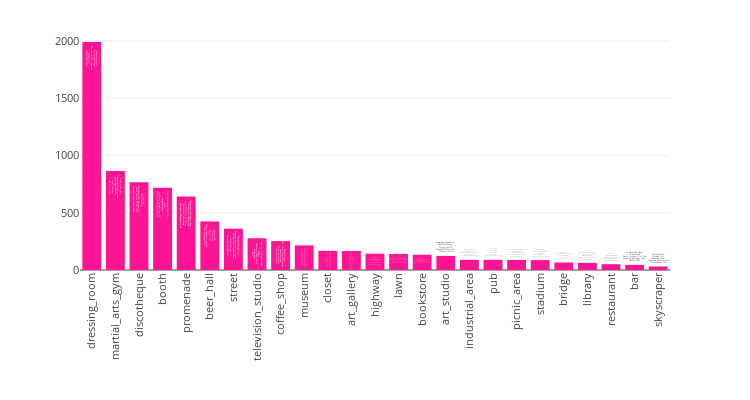

The notebook cell this image was saved under:
### Markdown cell above
### Tags

### Code cell
gender_result = gender_table.sort_values('mean', ascending=True)[['id', 'mean']].values.tolist()
age_result = ages_table.sort_values('25 per', ascending=True)[['id', '25 per']].values.tolist()

cn = Counter()
for loc in list(data1.keys()):
    for photo in data1[loc]:
        for category, val in data1[loc][photo]['categories'].items():
            cn[category] += float(val)

top_scenes = sorted(cn.items(), key=operator.itemgetter(1), reverse=True)[:N_SCENES]

tags = get_tags('selected', top_scenes)
scenes_result = sorted([[x, cn[x]] for x in tags], key=lambda x: x[1], reverse=True)

N_SKIP = 0
MAX_HOVER_LEN = 25

top_places = [relevant_places(key, 5) for key, _ in scenes_result][N_SKIP:]
id_list_to_name = lambda x: [trim(id2loc[y[0]], MAX_HOVER_LEN) for y in x]

data = [go.Bar(
            x=[x[0].split("/")[0] for x in scenes_result][N_SKIP:],
            y=[x[1] for x in scenes_result][N_SKIP:],
            marker = dict(color='deeppink'),
            text=[" <br>".join(id_list_to_name(x)) for x in top_places],
            hoverinfo="y+text",
    )]

layout = go.Layout(height=400, width=750, showlegend=False, xaxis = dict(tickangle=-90), 
                   margin=go.layout.Margin(t=30, b=130), font=dict(size=11))

fig = go.Figure(data=data, layout=layout)

py.iplot(fig, show_link=False)

### Figure 1 — Plotly figure (JSON) as saved in the notebook; plotly's stock layout.template omitted (floating-point values rounded to 4 significant figures)
{"data": [{"hoverinfo": "y+text", "marker": {"color": "deeppink"}, "text": ["Popcorn_Studio <br>Фотостудия_Мел <br>Клиника_им_Н_И_Пирогова <br>Studio_212 <br>BEDFORD_STUDIO", "Stone_Fight_Gym <br>Спортивный_клуб_Олимп <br>Backstage_CrossFit <br>Fight_Fabrika <br>ART_of_Fitness", "Club_154 <br>Лаборатория_31 <br>РетроДискотека_ру_Клуб_Па... <br>Santa_Barbara_Night_Club <br>Хаусбар_Озерки_Санкт_Пете...", "Saint_Petersburg_State_Un... <br>Лэти <br>Петроконгресс <br>Континент_Бухарестская_30 <br>Конгресс_Холл_Васильевски...", "Набережная_Лейтенанта_Шми... <br>Свердловская_Набережная <br>Санкт_Петербург_Английска... <br>Английская_набережная <br>Дворцовая_Набережная_Д_18", "Tower_Pub <br>Dickens_pub <br>Douglas_Bar <br>Radio_Ireland_Irish_Pub <br>Cafe_Manneken_Pis", "Средний_Проспект_В_О <br>Марафон_Ergo_White_Nights <br>Малая_Конюшенная_Улица <br>Улица_Кирочная <br>Вознесенский_Проспект", "Открытая_киностудия_Лендо... <br>Лендок <br>Телецентр_Чапыгина_6 <br>Чаплин_Холл <br>RWS", "Радости_Кофе <br>ANY_Pasta_сеть_ресторанов... <br>Характер_Кофе <br>Seize_the_Impress <br>Starbucks_Russia", "музей_современного_искусс... <br>Набережная_Реки_Смоленки <br>Музей_истории_религии_Mus... <br>Imperial_Academy_of_Arts <br>Музей_Эрарта_Erarta_Museu...", "Метро_Адмиралтейская <br>Unique_Fabric_Каменноостр... <br>Заневский_каскад <br>Unique_Fabric_Гороховая_у... <br>8_store", "Музей_МИСП <br>Erarta_Design <br>музей_современного_искусс... <br>Санкт_Петербургский_Союз... <br>Музей_современного_искусс...", "КАД_СПБ <br>Приморское_Шоссе <br>ЗСД <br>Кубинская_Улица <br>Московское_Шоссе", "Михайловский_сад <br>Академика_Сахарова_парк <br>Alexander_Garden_Saint_Pe... <br>Сенатская_Площадь <br>Полюстровский_Парк", "Playloft_GaGa <br>Всероссийский_музей_А_С_П... <br>Institut_fran_ais_de_Sain... <br>Академия_Художеств <br>Музей_квартира_Пушкина", "Академия_Художеств <br>Sashatattooing <br>Музей_МИСП <br>Pakhanoff_Tattoo_Art <br>Chesme_Church", "Биржевой_мост <br>Крейсер_Аврора <br>Морской_Порт_Санкт_Петерб... <br>Alexander_Column <br>Санкт_Петербург_Приморски...", "Биржа_Бар <br>Douglas_Bar <br>Tower_Pub <br>Puberty <br>Ресторан_Маймун_24_часа", "Санкт_Петербург_Измайловс... <br>Елагин_дворец <br>Youth_Theatre_on_the_Font... <br>Alexander_Garden_Saint_Pe... <br>New_Holland_Island", "Estadio_Krestovski <br>Stade_de_Saint_P_tersbour... <br>Zenit_Arena <br>Стадион_Петровский <br>Стадион_Стадион_Петровски...", "Причал <br>Новокрестовская_Станция_м... <br>Kanonersky_Island <br>ЗСД <br>Стадион_Зенит_Арена", "Всероссийский_музей_А_С_П... <br>Музей_квартира_Пушкина <br>Institut_fran_ais_de_Sain... <br>Российская_национальная_б... <br>Главпочтамт", "The_Safe <br>WAVE_burgers_more <br>Ресторан_Северянин <br>ANY_Pasta_сеть_ресторанов... <br>Марчелиs_Невский_21", "На_Вина_Бар_Шоп <br>Dickens_pub <br>Radio_Ireland_Irish_Pub <br>Breaking_Bad_beer_cafe <br>Kлеver_CAFE", "Москва_Сити <br>Москва_City <br>Атлантик_Сити <br>Площадь_Конституции <br>ТРК_Атлантик_Сити"], "type": "bar", "uid": "f4305c70-dd3c-11e8-a063-3c15c2cf2370", "x": ["dressing_room", "martial_arts_gym", "discotheque", "booth", "promenade", "beer_hall", "street", "television_studio", "coffee_shop", "museum", "closet", "art_gallery", "highway", "lawn", "bookstore", "art_studio", "industrial_area", "pub", "picnic_area", "stadium", "bridge", "library", "restaurant", "bar", "skyscraper"], "y": [1992.0, 864.3, 765.9, 719.3, 642.4, 424.0, 361.0, 277.4, 252.7, 215.0, 167.7, 166.0, 142.6, 139.3, 133.3, 123.0, 89.4, 88.9, 87.63, 86.51, 65.45, 62.34, 50.63, 44.87, 30.26]}], "layout": {"font": {"size": 11}, "height": 400, "margin": {"b": 130, "t": 30}, "showlegend": false, "width": 750, "xaxis": {"tickangle": -90}}}
